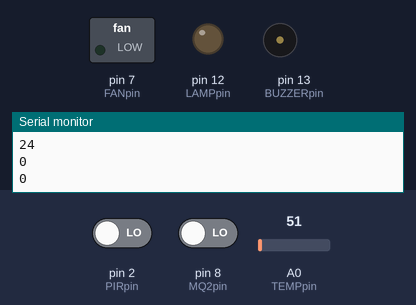
Simulated run of this sketch. Board: Arduino Uno, built with avr-gcc and run on an emulated ATmega328P. On the bench: switched loads named in the sketch (green lamp = pin HIGH), output pins drawn as LEDs (lit = HIGH), buzzer (waves = sounding), the last lines printed to the serial monitor. The test bench sets the inputs (shaded band); at power-on: pin 8 (MQ2pin) LOW, A0 (TEMPpin) = 51, pin 2 (PIRpin) LOW.

Above: at 1.8 s.
1.9 s: pin 8 (MQ2pin) driven HIGH
At 2.25 s:
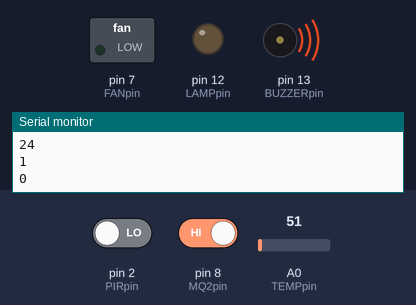
6.0 s: A0 (TEMPpin) set to 61
9.5 s: A0 (TEMPpin) set to 72
At 10.25 s:
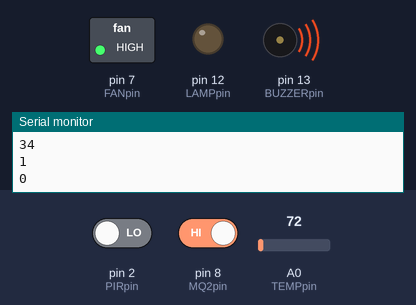
13.0 s: pin 2 (PIRpin) driven HIGH
At 13.25 s:
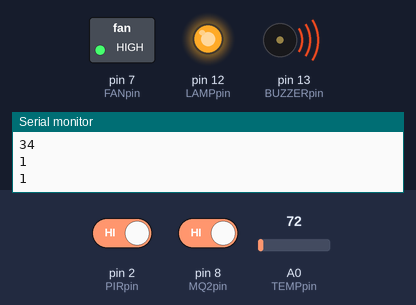
16.5 s: A0 (TEMPpin) set to 30
At 17.25 s:
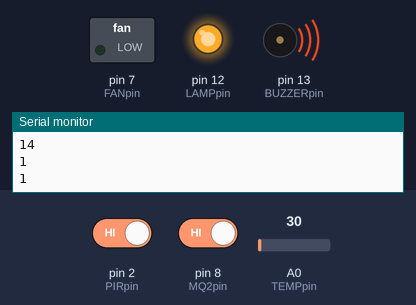
20.0 s: A0 (TEMPpin) set to 71
At 20.9 s:
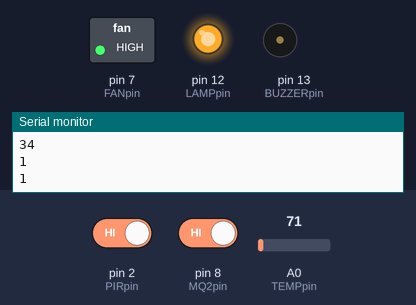
Timing chart, 0 to 25.0 s (numbered marks = the images above; inputs shaded):
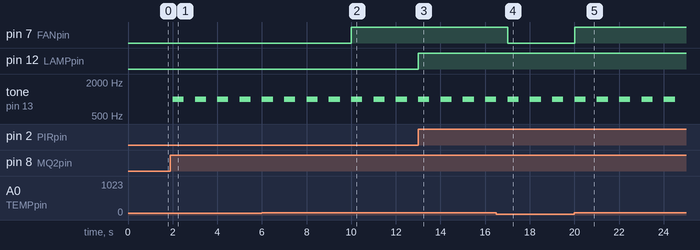

Measured:
- the behaviour switches between 64 and 65 on A0 (TEMPpin) (found by bisection; images 1 and 2)
- after the input at 1.9 s, tone on pin 13 (BUZZERpin): alternates 1000 Hz for 0.50 s and silent for 0.50 s, starting after 0.10 s
- after the input at 9.5 s, pin 7 (FANpin): LOW → HIGH after 0.51 s
- after the input at 13.0 s, pin 12 (LAMPpin): LOW → HIGH at once
- after the input at 16.5 s, pin 7 (FANpin): HIGH → LOW after 0.51 s
- after the input at 20.0 s, pin 7 (FANpin): LOW → HIGH at once

The sketch:

smartKitchen.ino
```cpp
int PIRpin =2;
int MQ2pin =8;
int TEMPpin =A0;
int LAMPpin =12;
int FANpin =7;
int BUZZERpin =13;

int PIRval =0;
int MQ2val =0;
int TEMPval =0;

void setup() {
  Serial.begin(9600);
  pinMode(PIRpin,INPUT);
  pinMode(MQ2pin,INPUT);
  pinMode(TEMPpin,INPUT);
  pinMode(LAMPpin,OUTPUT);
  pinMode(FANpin,OUTPUT);
  pinMode(BUZZERpin,OUTPUT);

  // put your setup code here, to run once:

}

void loop() {
  PIRval = digitalRead(PIRpin);
  MQ2val = digitalRead(MQ2pin);
  TEMPval = analogRead(TEMPpin);
  TEMPval = TEMPval/2.0741;

  if(PIRval == HIGH) {
    digitalWrite(LAMPpin,HIGH);
  }
  else{
    digitalWrite(LAMPpin,LOW);
  }
  if(MQ2val == HIGH) {
    tone(BUZZERpin,1000,500);
  }

  if(TEMPval > 30) {
    digitalWrite(FANpin,HIGH);
  }
  else {
    digitalWrite(FANpin,LOW);
  }
  Serial.println(TEMPval);
  Serial.println(MQ2val);
  Serial.println(PIRval);

  delay(1000);
  // put your main code here, to run repeatedly:

}
```
